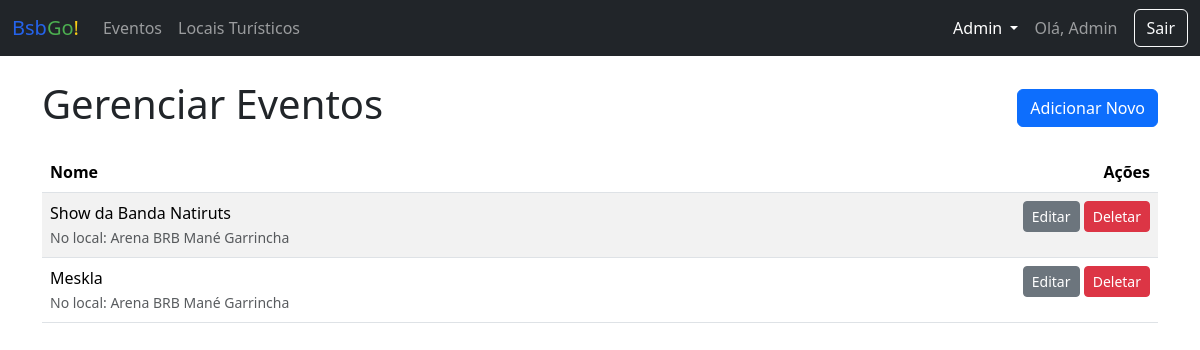
Page /admin/eventos (signed in) on the committed database.
### app/models.py (models this page shows, shortened)
class Usuario(UserMixin, db.Model):
    id = db.Column(db.Integer, primary_key=True)
    nome = db.Column(db.String(100), nullable=False)
    email = db.Column(db.String(150), unique=True, nullable=False)
    senha_hash = db.Column(db.String(256))
    tipo = db.Column(db.String(50), nullable=False, default='turista') # turista, morador, admin

class Evento(db.Model):
    id = db.Column(db.Integer, primary_key=True)
    nome = db.Column(db.String(100), nullable=False)
    data = db.Column(db.String(50))
    local = db.Column(db.String(150))
    detalhes = db.Column(db.Text)
    imagem_file = db.Column(db.String(100), nullable=False, default='default.jpg')
    ponto_id = db.Column(db.Integer, db.ForeignKey('ponto_turistico.id'), nullable=False)

class PontoTuristico(db.Model):
    id = db.Column(db.Integer, primary_key=True)
    nome = db.Column(db.String(100), nullable=False)
    descricao = db.Column(db.Text, nullable=False)
    localizacao = db.Column(db.String(150))
    categoria = db.Column(db.String(50))
    horario = db.Column(db.String(100))
    preco = db.Column(db.Float)
    imagem_file = db.Column(db.String(100), nullable=False, default='default.jpg')
    eventos = db.relationship('Evento', backref='ponto', lazy=True)

### app/routes.py (the view)
@main.route('/admin/eventos')
@login_required
@admin_required
def admin_eventos():
    eventos = Evento.query.all()
    return render_template('admin_manager.html', items=eventos, title="Eventos", item_type="evento")

### app/__init__.py (called while the page is built)
def create_app():
    app = Flask(__name__)
    app.config['SECRET_KEY'] = os.environ.get('SECRET_KEY')
    app.config['SQLALCHEMY_DATABASE_URI'] = 'sqlite:///database.db'
    app.config['SQLALCHEMY_TRACK_MODIFICATIONS'] = False
    db.init_app(app)
    migrate.init_app(app, db)
    login_manager.init_app(app)
    login_manager.login_view = 'main.login' # type: ignore
    from .models import Usuario
    @login_manager.user_loader
    def load_user(user_id):
        return Usuario.query.get(int(user_id))
    from .routes import main as main_blueprint
    app.register_blueprint(main_blueprint)
    return app

### app/routes.py (called while the page is built)
def admin_required(f):
    @wraps(f)
    def decorated_function(*args, **kwargs):
        if not current_user.is_authenticated or current_user.tipo != 'admin':
            abort(403) # Proibido o acesso
        return f(*args, **kwargs)
    return decorated_function

### app/templates/admin_manager.html (shortened to what this page needs)
{% extends 'base.html' %}
{% block content %}
<div class="d-flex justify-content-between align-items-center mb-3">
    <h1>Gerenciar {{ title }}</h1>
    <a href="{{ url_for('main.novo_' + item_type) }}" class="btn btn-primary">Adicionar Novo</a>
</div>
<div class="table-responsive">
    <table class="table table-striped">
        <thead>
            <tr>
                <th>Nome</th>
                <th class="text-end">Ações</th>
            </tr>
        </thead>
        <tbody>
            {% for item in items %}
            <tr>
                <td>
                    {{ item.nome }}
                    {% if item_type == 'evento' and item.ponto %}
                        <br>
                        <small class="text-muted">No local: {{ item.ponto.nome }}</small>
                    {% endif %}
                </td>
                <td class="text-end">
                    {% if item_type == 'ponto' %}
                        <a href="{{ url_for('main.editar_ponto', ponto_id=item.id) }}" class="btn btn-secondary btn-sm">Editar</a>
                        <form action="{{ url_for('main.deletar_ponto', ponto_id=item.id) }}" method="POST" class="d-inline" onsubmit="return confirm('Tem certeza que deseja deletar este item?');">
                            <button type="submit" class="btn btn-danger btn-sm">Deletar</button>
                        </form>
                    {% elif item_type == 'evento' %}
                        <a href="{{ url_for('main.editar_evento', evento_id=item.id) }}" class="btn btn-secondary btn-sm">Editar</a>
                        <form action="{{ url_for('main.deletar_evento', evento_id=item.id) }}" method="POST" class="d-inline" onsubmit="return confirm('Tem certeza que deseja deletar este item?');">
                            <button type="submit" class="btn btn-danger btn-sm">Deletar</button>
                        </form>
                    {% endif %}
                </td>
            </tr>
            {% else %}
            <tr>
                <td colspan="2" class="text-center">Nenhum item encontrado.</td>
            </tr>
            {% endfor %}
        </tbody>
    </table>
</div>
{% endblock %}

### app/templates/base.html (shortened to what this page needs)
<!DOCTYPE html>
<html lang="pt-br">
  <head>
    <link
      href="https://cdn.jsdelivr.net/npm/bootstrap@5.3.3/dist/css/bootstrap.min.css"
      rel="stylesheet"
    />
    <link rel="stylesheet" href="../static/css/style.css">
  </head>
  <body>
    <nav class="navbar navbar-expand-lg navbar-dark bg-dark">
      <div class="container-fluid">
        <a class="navbar-brand title-bsb" href="{{ url_for('main.index') }}">Bsb<span class="go">Go</span><span class="exclaim">!</span></a>
        <div class="collapse navbar-collapse" id="navbarNav">
          <ul class="navbar-nav me-auto mb-2 mb-lg-0">
            <li class="nav-item"><a class="nav-link" href="#">Eventos</a></li>
            <li class="nav-item">
              <a class="nav-link" href="#">Locais Turísticos</a>
            </li>
          </ul>
          <div class="d-flex align-items-center">
            {% if current_user.is_authenticated %} {% if current_user.tipo ==
            'admin' %}
            <div class="nav-item dropdown me-3">
              <a
                class="nav-link dropdown-toggle text-white"
                href="#"
                id="adminDropdown"
                role="button"
                data-bs-toggle="dropdown"
                aria-expanded="false"
              >
                Admin
              </a>
            </div>
            {% endif %}
            <span class="navbar-text me-3">Olá, {{ current_user.nome }}</span>
            <a class="btn btn-outline-light" href="{{ url_for('main.logout') }}"
              >Sair</a
            >
            {% endif %}
          </div>
        </div>
      </div>
    </nav>
    <main class="container mt-4">
       {% block content %}{% endblock %}
    </main>
  </body>
</html>

### rows in the picture
Usuario: nome "Admin"
Evento: nome "Show da Banda Natiruts", ponto.nome "Arena BRB Mané Garrincha"
Evento: nome "Meskla", ponto.nome "Arena BRB Mané Garrincha"

### other values in the picture
{{ title }} "Eventos"
